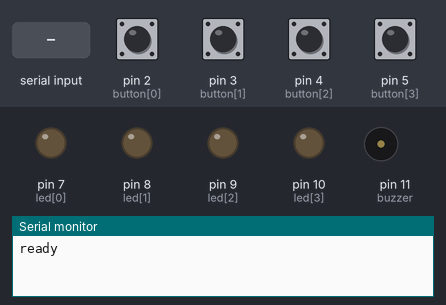
Bench run of a sketch on a simulated Arduino Uno, built with avr-gcc and run on an emulated ATmega328P. Parts: output pins drawn as LEDs (lit = HIGH), buzzer (waves = sounding, pin HIGH), the last lines printed to the serial monitor. Dashed ring = blinking. Inputs (shaded band) come from the test bench; at power-on: pin 2 (button[0]), pin 3 (button[1]), pin 4 (button[2]), pin 5 (button[3]) LOW. Random numbers use the default seed unless the sketch sets one.

Above: at 1.2 s.
1.3 s: "1\n" received over Serial
At 1.45 s:
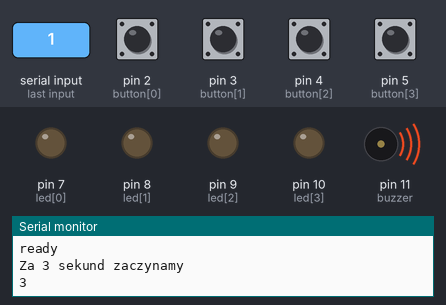
4.3 s: "0\n" received over Serial
At 4.85 s:
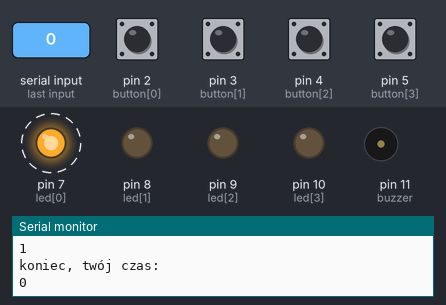
7.3 s: "2\n" received over Serial
At 7.45 s:
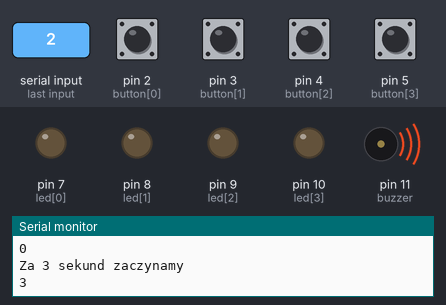
10.3 s: pin 2 (button[0]) pulled HIGH for 1 s
12.8 s: pin 3 (button[1]) pulled HIGH for 0.15 s
At 13.5 s:
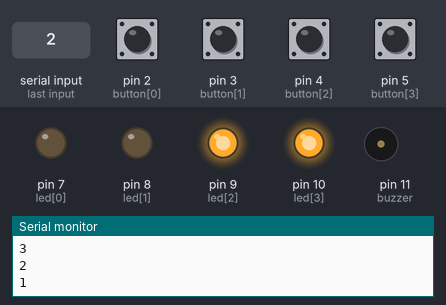
14.4 s: pin 4 (button[2]) pulled HIGH for 0.15 s
At 14.7 s:
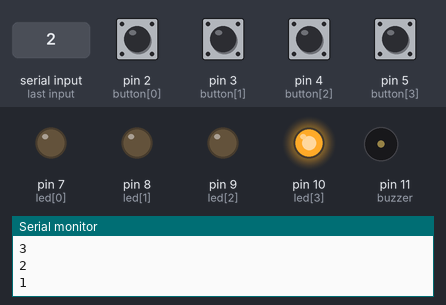
Timing chart, 0 to 17.0 s (numbered marks = the images above; inputs shaded):
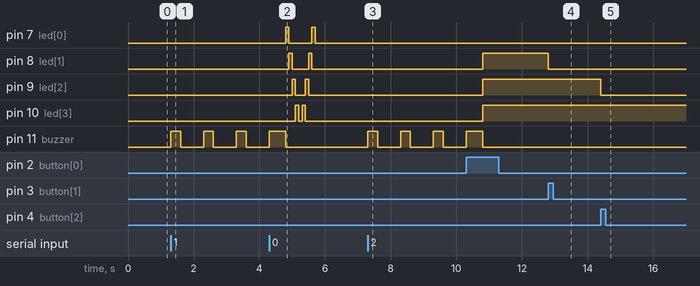

The sketch:

2tryby__czas__komendy__funkcje.ino
```cpp
//piny
int led []={7, 8, 9, 10};
int button []={2, 3, 4, 5};
int buzzer = 11;

int buttonState[] = {0,0,0,0};
int flag2 []={0,0,0,0};
int x = random(0,4);//numer popera
int xOld = x;
int current =0;
int target =20;
int flag = 0;
int remain = 4;


String inData;
char cmd[100];
byte cmdIndex;

unsigned long teraz;
unsigned long watch;
//===============================================
//konfikracja pinow
//===============================================
void setup() {
  pinMode(buzzer, OUTPUT);
  pinMode(led[0], OUTPUT);
  pinMode(led[1], OUTPUT);
  pinMode(led[2], OUTPUT);
  pinMode(led[3], OUTPUT);
  pinMode(button[0], INPUT);
  pinMode(button[1], INPUT);
  pinMode(button[2], INPUT);
  pinMode(button[3], INPUT);
  Serial.begin(9600);
  Serial.println("ready");
  randomSeed(analogRead(0));
}
//===============================================
//informacja za ile start(buzzer)
//===============================================
void intro(){
  Serial.println("Za 3 sekund zaczynamy");
  for(int t=3; t>0; t--){
    Serial.println(t);
    digitalWrite(buzzer, HIGH);
    delay(300);
    digitalWrite(buzzer, LOW);
    delay(700);
  }
  digitalWrite(buzzer, HIGH);
  delay(500);
  digitalWrite(buzzer, LOW);

}
//===============================================
//funkcjia random target
//===============================================
void randomTarget(){
  intro();
  current = 0;
  flag = 0;
  target  = atof(cmd + 1);
  watch = millis();
  while(current < target){
        digitalWrite(led[x],HIGH);
        buttonState[x]=digitalRead(button[x]);

        if(buttonState[x] == HIGH){
          digitalWrite(led[x],LOW);
          do{
          x = random(0,4);
          }while(x == xOld);

          if(x!=xOld){
            xOld=x;
            current ++;
          }
          //Serial.println(current);
        }
      }

      if(flag ==0){
        flag = 1;
        Serial.println("koniec, twój czas: ");
        teraz = millis();
        Serial.println(teraz - watch);
        }
}
//===============================================
//funkcja wszystkie na raz
//===============================================
void allAtOnce(){
  intro();
  //odpaleni led
  for(int l = 0; l<4; l++){
    digitalWrite(led[l],HIGH);
  }
  int flag2[4]={0,0,0,0};
  remain=0;
  watch = millis();
  while(remain <4){
    //sprawdzenie stanu wlacznikow
    for(int l = 0; l<4; l++){
       buttonState[l]=digitalRead(button[l]);
    }
    for(int l = 0; l<4; l++){
      if(buttonState[l] == HIGH){
        digitalWrite(led[l],LOW);
        if(flag2[l]==0){
          remain++;
          flag2[l]++;
        }
      }
    }
  }
  Serial.println("koniec, twój czas: ");
  teraz = millis();
  Serial.println(teraz - watch);
}
//===============================================
//test
//===============================================
void test(){
  for(int l; l<4; l++){
    digitalWrite(led[l],HIGH);
    delay(100);
    digitalWrite(led[l],LOW);
  }
  delay(100);
  for(int l=3; l>=0; l--){
    digitalWrite(led[l],HIGH);
    delay(100);
    digitalWrite(led[l],LOW);
  }
}
//===============================================
//wykonanie komendy
//===============================================
void exeCmd(){
  String command(cmd);
  if (cmd[0] == '0'){
    test();
  }
  else if (cmd[0] == '1'){
    randomTarget();
  }

  else if (cmd[0] == '2'){
     allAtOnce();
  }
}
//===============================================
//głowan petla
//===============================================
void loop() {
  if(Serial.available()>0){
  char c = (char)Serial.read();
  if(c =='\n'){
    cmd[cmdIndex] = 0;
    exeCmd();
    cmdIndex = 0;
    char cmd[100];
    }
    else{
      cmd[cmdIndex] = c;
      if(cmdIndex <99) cmdIndex++;
    }
  }
}
```

Measured:
- after the input at 1.3 s, pin 11 (buzzer): alternates HIGH for 0.30 s and LOW for 0.70 s, starting at once
- after the input at 4.3 s, pin 7 (led[0]): alternates HIGH for 0.10 s and LOW for 0.70 s, 4 changes in all, then stays LOW, starting after 0.50 s; pin 8 (led[1]): alternates HIGH for 0.10 s and LOW for 0.50 s, 4 changes in all, then stays LOW, starting after 0.60 s
- after the input at 7.3 s, pin 11 (buzzer): alternates HIGH for 0.30 s and LOW for 0.70 s, starting at once
- after the input at 12.8 s, pin 8 (led[1]): HIGH → LOW at once
- after the input at 14.4 s, pin 9 (led[2]): HIGH → LOW at once
